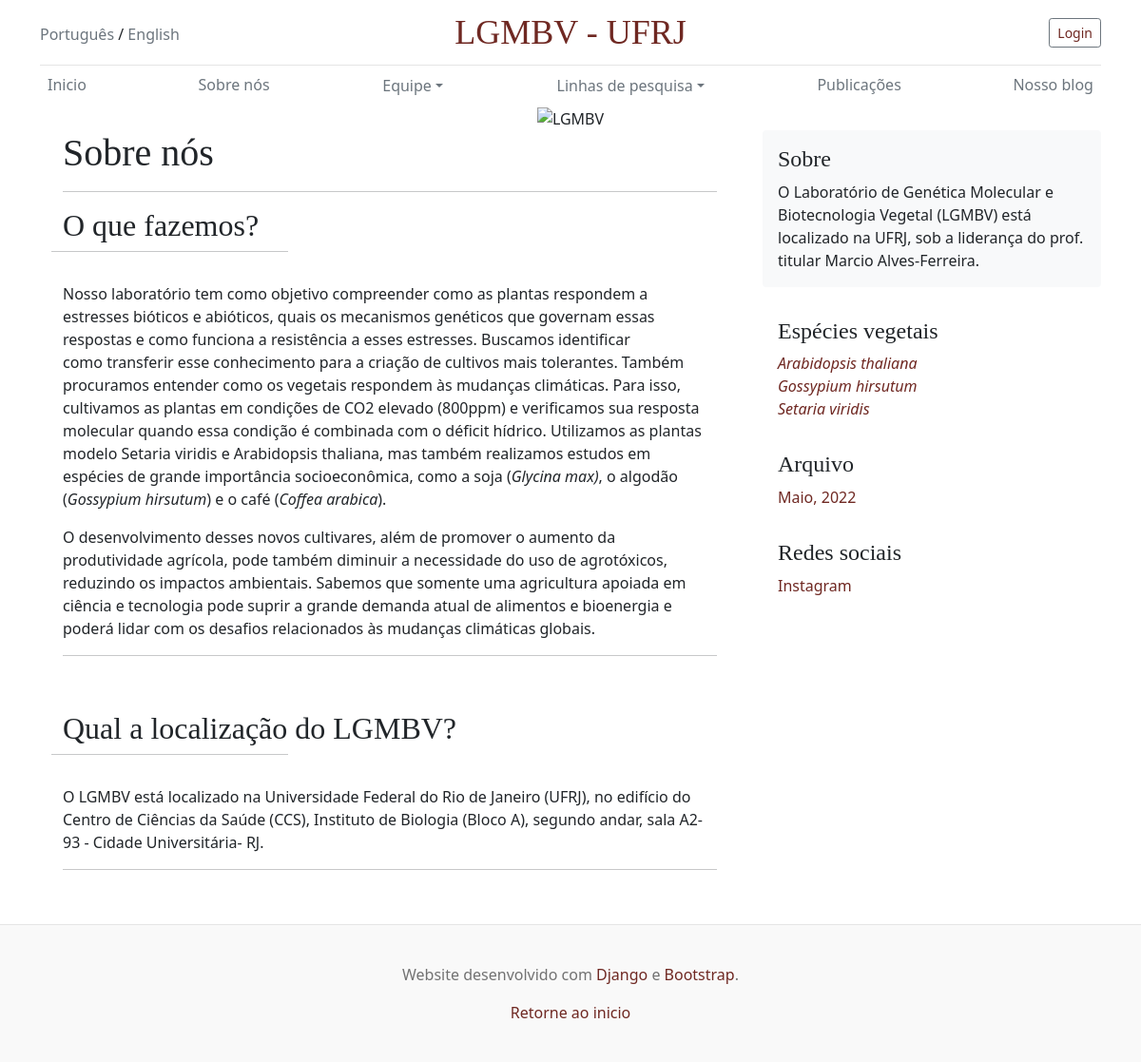
Screenshot of /sobre_nos/ with the database file from the repository.
### sobre_nos/models.py (models this page shows, shortened)
class Sobre_nos(models.Model):
    id = models.AutoField
    title = models.CharField(max_length=100)
    category = models.ForeignKey(Sobre_nos_categoria, on_delete=models.PROTECT)
    text = RichTextUploadingField()

### sobre_nos/views.py (the view)
# urls.py: path('sobre_nos/', sobre_nos),
def sobre_nos(request):
    tudoSobreNos = []
    catabout = Sobre_nos.objects.values('category', 'id')
    cats = {item['category'] for item in catabout}
    for cat in cats:
        Sobre_Nos = Sobre_nos.objects.filter(category=cat)
        tudoSobreNos.append(Sobre_Nos)
    return render(request, "sobre_nos.html", {'tudoSobreNos':tudoSobreNos})

### templates/sobre_nos.html (shortened to what this page needs)
{% extends 'layout.html' %}
{% block content %}
<div class="container">
    <div class="section-title">
        <h1>Sobre nós</h1>
        <hr>
    </div>
    <div class="row">
        {% for Sobre_Nos in tudoSobreNos %}
        <h2> {{Sobre_Nos.0.title}}</h2>
        <hr style="width:35%;">
        <div class="column">
            <div class="team">
                <div class="team-img">
                    <p>{{Sobre_Nos.0.text|safe}}</p>
                    <hr>
                </div>
            </div>
        </div>
        {% endfor %}
    </div>
</div>
{% endblock content %}

### static/blog.css (style rules this page uses)
h1, h2, h3, h4, h5, h6 { font-family: "Playfair Display", Georgia, "Times New Roman", serif; }

### rows the page displays
Sobre_nos: title "O que fazemos?", text "Nosso laboratório tem como objetivo compreender como as plantas respondem a estresses bióticos e abióticos, quais os mecanismos genéticos que governam essas respostas e como funciona a resistência a esses estresses. Buscamos identificar como transferir esse conhecimento para a criação de cultivos mais tolerantes. Também procuramos entender como os vegetais respondem às mudanças climáticas. Para isso, cultivamos as plantas em condições de CO2 elevado (800ppm) e verificamos sua resposta molecular quando essa condição é combinada com o déficit hídrico. Utilizamos as plantas modelo Setaria viridis e Arabidopsis thaliana, mas também realizamos estudos em espécies de grande importância…"
Sobre_nos: title "Qual a localização do LGMBV?", text "O LGMBV está localizado na Universidade Federal do Rio de Janeiro (UFRJ), no edifício do Centro de Ciências da Saúde (CCS), Instituto de Biologia (Bloco A), segundo andar, sala A2-93 - Cidade Universitária- RJ."
